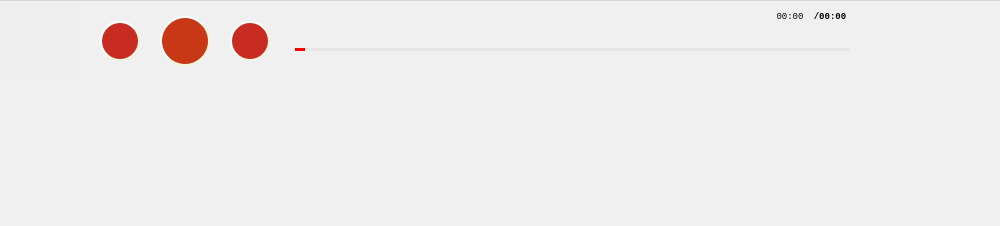
<?xml version="1.0" encoding="UTF-8"?>
<ui version="4.0">
 <class>MusicControl</class>
 <widget class="QWidget" name="MusicControl">
  <property name="geometry">
   <rect>
    <x>0</x>
    <y>0</y>
    <width>1000</width>
    <height>226</height>
   </rect>
  </property>
  <property name="windowTitle">
   <string>Form</string>
  </property>
  <property name="styleSheet">
   <string notr="true">QWidget#MusicControl{
    border-top: 1px solid rgb(216, 216, 216);
	
	background-color: rgb(240, 240, 240, 200);
}</string>
  </property>
  <widget class="QWidget" name="controlWidget" native="true">
   <property name="geometry">
    <rect>
     <x>0</x>
     <y>0</y>
     <width>1000</width>
     <height>81</height>
    </rect>
   </property>
   <property name="styleSheet">
    <string notr="true">QWidget#controlWidget{
    border-top: 1px solid rgb(216, 216, 216);
	
	background-color: rgb(240, 240, 240, 200);
}</string>
   </property>
   <widget class="QWidget" name="horizontalLayoutWidget_6">
    <property name="geometry">
     <rect>
      <x>0</x>
      <y>0</y>
      <width>1001</width>
      <height>82</height>
     </rect>
    </property>
    <layout class="QHBoxLayout" name="controlLayout">
     <property name="spacing">
      <number>20</number>
     </property>
     <property name="sizeConstraint">
      <enum>QLayout::SetDefaultConstraint</enum>
     </property>
     <property name="leftMargin">
      <number>0</number>
     </property>
     <property name="rightMargin">
      <number>20</number>
     </property>
     <property name="bottomMargin">
      <number>0</number>
     </property>
     <item>
      <widget class="QWidget" name="coverWidget" native="true">
       <property name="minimumSize">
        <size>
         <width>80</width>
         <height>80</height>
        </size>
       </property>
       <property name="maximumSize">
        <size>
         <width>80</width>
         <height>80</height>
        </size>
       </property>
       <property name="autoFillBackground">
        <bool>true</bool>
       </property>
       <property name="styleSheet">
        <string notr="true"/>
       </property>
       <widget class="QPushButton" name="coverButton">
        <property name="geometry">
         <rect>
          <x>0</x>
          <y>0</y>
          <width>80</width>
          <height>80</height>
         </rect>
        </property>
        <property name="minimumSize">
         <size>
          <width>80</width>
          <height>80</height>
         </size>
        </property>
        <property name="maximumSize">
         <size>
          <width>80</width>
          <height>80</height>
         </size>
        </property>
        <property name="autoFillBackground">
         <bool>false</bool>
        </property>
        <property name="styleSheet">
         <string notr="true">QPushButton#coverButton:hover{
	image: url(:/icon/scaled.png);	
	background-color: rgba(50, 50, 50, 100);
}
QPushButton#coverButton{
	border-style:solid;
}</string>
        </property>
        <property name="text">
         <string/>
        </property>
        <property name="iconSize">
         <size>
          <width>80</width>
          <height>80</height>
         </size>
        </property>
       </widget>
      </widget>
     </item>
     <item>
      <widget class="QPushButton" name="previousButton">
       <property name="minimumSize">
        <size>
         <width>40</width>
         <height>40</height>
        </size>
       </property>
       <property name="maximumSize">
        <size>
         <width>40</width>
         <height>40</height>
        </size>
       </property>
       <property name="font">
        <font>
         <pointsize>-1</pointsize>
         <weight>75</weight>
         <italic>false</italic>
         <bold>true</bold>
        </font>
       </property>
       <property name="styleSheet">
        <string notr="true">QPushButton#previousButton {
    background-color: rgb(200, 43, 33);
    border-style: outset;
    border-width: 2px;
    border-radius: 20px;
    border-color: beige;
    font: bold 14px;;
    padding: 6px;
}
QPushButton:pressed {
    background-color: rgb(224, 0, 0);
    border-style: inset;
}</string>
       </property>
       <property name="inputMethodHints">
        <set>Qt::ImhNone</set>
       </property>
       <property name="text">
        <string/>
       </property>
       <property name="icon">
        <iconset resource="rec.qrc">
         <normaloff>:/icon/pause.png</normaloff>:/icon/pause.png</iconset>
       </property>
       <property name="iconSize">
        <size>
         <width>15</width>
         <height>15</height>
        </size>
       </property>
      </widget>
     </item>
     <item>
      <widget class="QPushButton" name="playButton">
       <property name="minimumSize">
        <size>
         <width>50</width>
         <height>50</height>
        </size>
       </property>
       <property name="maximumSize">
        <size>
         <width>50</width>
         <height>50</height>
        </size>
       </property>
       <property name="font">
        <font>
         <pointsize>-1</pointsize>
         <weight>75</weight>
         <italic>false</italic>
         <bold>true</bold>
        </font>
       </property>
       <property name="layoutDirection">
        <enum>Qt::LeftToRight</enum>
       </property>
       <property name="styleSheet">
        <string notr="true">QPushButton#playButton {
    background-color: rgb(200, 56, 22);
    border-style: outset;
    border-width: 2px;
    border-radius: 25px;
    border-color: beige;
    font: bold 14px;
    padding: 6px;
}
QPushButton:pressed {
    background-color: rgb(224, 0, 0);
    border-style: inset;
}</string>
       </property>
       <property name="inputMethodHints">
        <set>Qt::ImhNone</set>
       </property>
       <property name="text">
        <string/>
       </property>
       <property name="icon">
        <iconset resource="rec.qrc">
         <normaloff>:/icon/stop.png</normaloff>:/icon/stop.png</iconset>
       </property>
       <property name="iconSize">
        <size>
         <width>20</width>
         <height>20</height>
        </size>
       </property>
      </widget>
     </item>
     <item>
      <widget class="QPushButton" name="nextButton">
       <property name="minimumSize">
        <size>
         <width>40</width>
         <height>40</height>
        </size>
       </property>
       <property name="maximumSize">
        <size>
         <width>40</width>
         <height>40</height>
        </size>
       </property>
       <property name="font">
        <font>
         <pointsize>-1</pointsize>
         <weight>75</weight>
         <italic>false</italic>
         <bold>true</bold>
        </font>
       </property>
       <property name="styleSheet">
        <string notr="true">QPushButton#nextButton {
    background-color: rgb(200, 43, 33);
    border-style: outset;
    border-width: 2px;
    border-radius: 20px;
    border-color: beige;
    font: bold 14px;
    padding: 6px;
}
QPushButton#nextButton:pressed {
    background-color: rgb(224, 0, 0);
    border-style: inset;
}</string>
       </property>
       <property name="inputMethodHints">
        <set>Qt::ImhNone</set>
       </property>
       <property name="text">
        <string/>
       </property>
       <property name="icon">
        <iconset resource="rec.qrc">
         <normaloff>:/icon/next.png</normaloff>:/icon/next.png</iconset>
       </property>
       <property name="iconSize">
        <size>
         <width>15</width>
         <height>15</height>
        </size>
       </property>
      </widget>
     </item>
     <item>
      <layout class="QVBoxLayout" name="sliderLayout">
       <property name="spacing">
        <number>10</number>
       </property>
       <property name="leftMargin">
        <number>5</number>
       </property>
       <property name="bottomMargin">
        <number>0</number>
       </property>
       <item>
        <layout class="QHBoxLayout" name="labelLayout">
         <property name="spacing">
          <number>0</number>
         </property>
         <property name="leftMargin">
          <number>10</number>
         </property>
         <property name="rightMargin">
          <number>0</number>
         </property>
         <item>
          <widget class="QLabel" name="musicTitle">
           <property name="minimumSize">
            <size>
             <width>400</width>
             <height>0</height>
            </size>
           </property>
           <property name="font">
            <font>
             <family>Microsoft YaHei UI</family>
            </font>
           </property>
           <property name="text">
            <string/>
           </property>
          </widget>
         </item>
         <item>
          <spacer name="labelSpacer">
           <property name="orientation">
            <enum>Qt::Horizontal</enum>
           </property>
           <property name="sizeType">
            <enum>QSizePolicy::Maximum</enum>
           </property>
           <property name="sizeHint" stdset="0">
            <size>
             <width>360</width>
             <height>15</height>
            </size>
           </property>
          </spacer>
         </item>
         <item>
          <widget class="QLabel" name="currenyTime">
           <property name="sizePolicy">
            <sizepolicy hsizetype="Preferred" vsizetype="Ignored">
             <horstretch>0</horstretch>
             <verstretch>0</verstretch>
            </sizepolicy>
           </property>
           <property name="minimumSize">
            <size>
             <width>40</width>
             <height>0</height>
            </size>
           </property>
           <property name="maximumSize">
            <size>
             <width>40</width>
             <height>16777215</height>
            </size>
           </property>
           <property name="font">
            <font>
             <family>Courier New</family>
             <pointsize>7</pointsize>
             <italic>false</italic>
            </font>
           </property>
           <property name="layoutDirection">
            <enum>Qt::LeftToRight</enum>
           </property>
           <property name="text">
            <string>00:00</string>
           </property>
           <property name="alignment">
            <set>Qt::AlignCenter</set>
           </property>
           <property name="margin">
            <number>0</number>
           </property>
           <property name="indent">
            <number>-10</number>
           </property>
          </widget>
         </item>
         <item>
          <widget class="QLabel" name="musicTime">
           <property name="minimumSize">
            <size>
             <width>40</width>
             <height>0</height>
            </size>
           </property>
           <property name="maximumSize">
            <size>
             <width>70</width>
             <height>16777215</height>
            </size>
           </property>
           <property name="font">
            <font>
             <family>Courier New</family>
             <pointsize>7</pointsize>
             <weight>75</weight>
             <bold>true</bold>
             <underline>false</underline>
            </font>
           </property>
           <property name="text">
            <string>/00:00</string>
           </property>
           <property name="alignment">
            <set>Qt::AlignCenter</set>
           </property>
           <property name="margin">
            <number>0</number>
           </property>
          </widget>
         </item>
        </layout>
       </item>
       <item>
        <widget class="QSlider" name="timeSlider">
         <property name="minimumSize">
          <size>
           <width>555</width>
           <height>0</height>
          </size>
         </property>
         <property name="maximumSize">
          <size>
           <width>555</width>
           <height>16777215</height>
          </size>
         </property>
         <property name="styleSheet">
          <string notr="true">
QSlider::groove:horizontal {    
	background: rgb(230, 230, 230);  
	height: 3px;   
	padding-left:-1px;  
	padding-right:-1px;  
} 

QSlider::sub-page:horizontal {  
background: rgb(255, 0, 0);    
border-radius: 2px;  
}  

QSliderr::add-page:horizontal {  
background: rgbrgb(220, 220, 220);  
border: 0px solid #777;
}  

QSlider::handle:horizontal   
{  
	width: 18px;  
	margin-left:1px;
    margin-top: -8px;  
    margin-bottom: -7px;
	border-radius: 9px; 
   	background: qradialgradient(spread:pad, cx:0.5, cy:0.5, radius:0.5, fx:0.5, fy:0.5,   
    stop:0.25 #ff0000, stop:0.3 rgba(255, 255, 255), stop:0.87 rgba(250, 250, 250),stop:0.9 rgba(220, 220, 220)); 
}  

/*
QSlider#musicTimeSlider::handle:horizontal   
{  
	background: qradialgradient(spread:pad, cx:0.5, cy:0.5, radius:0.5, fx:0.5, fy:0.5,   
    stop:0.6 #ff0000, stop:0.778409 rgba(255, 255, 255)); 
  
    width: 11px;  
    margin-top: -3px;  
    margin-bottom: -3px;  
    border-radius: 5px;  
}
*/  </string>
         </property>
         <property name="maximum">
          <number>148</number>
         </property>
         <property name="singleStep">
          <number>0</number>
         </property>
         <property name="pageStep">
          <number>0</number>
         </property>
         <property name="sliderPosition">
          <number>0</number>
         </property>
         <property name="orientation">
          <enum>Qt::Horizontal</enum>
         </property>
        </widget>
       </item>
       <item>
        <spacer name="verticalSpacer">
         <property name="orientation">
          <enum>Qt::Vertical</enum>
         </property>
         <property name="sizeType">
          <enum>QSizePolicy::Maximum</enum>
         </property>
         <property name="sizeHint" stdset="0">
          <size>
           <width>20</width>
           <height>25</height>
          </size>
         </property>
        </spacer>
       </item>
      </layout>
     </item>
     <item>
      <widget class="QPushButton" name="collectButton">
       <property name="minimumSize">
        <size>
         <width>30</width>
         <height>30</height>
        </size>
       </property>
       <property name="maximumSize">
        <size>
         <width>30</width>
         <height>30</height>
        </size>
       </property>
       <property name="styleSheet">
        <string notr="true">QPushButton#collectButton{
border-style: outset;
}</string>
       </property>
       <property name="text">
        <string/>
       </property>
       <property name="icon">
        <iconset resource="rec.qrc">
         <normaloff>:/icon/collect.png</normaloff>:/icon/collect.png</iconset>
       </property>
      </widget>
     </item>
     <item>
      <widget class="QPushButton" name="orderButton">
       <property name="styleSheet">
        <string notr="true">QPushButton#orderButton{
border-style: outset;
}</string>
       </property>
       <property name="text">
        <string/>
       </property>
       <property name="icon">
        <iconset resource="rec.qrc">
         <normaloff>:/icon/order.png</normaloff>:/icon/order.png</iconset>
       </property>
      </widget>
     </item>
    </layout>
   </widget>
  </widget>
 </widget>
 <resources>
  <include location="rec.qrc"/>
 </resources>
 <connections/>
</ui>
